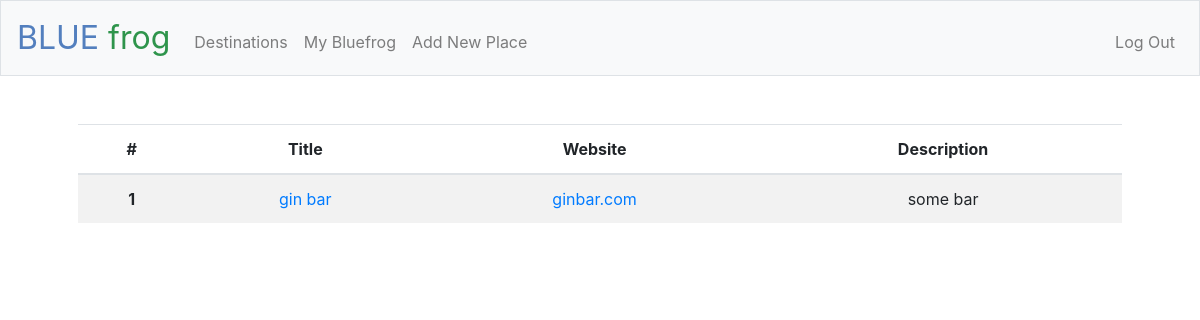
/destination/CPT (signed in), run on the app's committed database.
### tables this page shows
CREATE TABLE places (id INTEGER PRIMARY KEY AUTOINCREMENT NOT NULL, title TEXT NOT NULL, dest_id INTEGER NOT NULL, url TEXT, email TEXT, phone TEXT, description TEXT, public BOOLEAN, 'timestamp' TIMESTAMP DEFAULT CURRENT_TIMESTAMP NOT NULL, FOREIGN KEY(dest_id) REFERENCES destinations(id));

### app.py (the view)
@app.route("/destination/<iata>")
@login_required
def destination(iata):
    destination = db.execute("SELECT * FROM destinations WHERE iata = :iata", iata = iata)
    dest_id = destination[0]["id"]
    place_list = db.execute("SELECT id, title, url, description FROM places WHERE dest_id = :dest_id", dest_id = dest_id)
    print(place_list)
    return render_template("destination.html", place_list = place_list, iata = iata)

### app.py (called while the page is built)
@app.after_request
def after_request(response):
    response.headers["Cache-Control"] = "no-cache, no-store, must-revalidate"
    response.headers["Expires"] = 0
    response.headers["Pragma"] = "no-cache"
    return response

### helpers.py (called while the page is built)
def login_required(f):
    @wraps(f)
    def decorated_function(*args, **kwargs):
        if session.get("user_id") is None:
            return redirect("/login")
        return f(*args, **kwargs)
    return decorated_function

### templates/destination.html (shortened to what this page needs)
{% extends "layout.html" %}
{% block main %}
<table class="table table-striped">
  <thead>
    <tr>
      <th scope="col">#</th>
      <th scope="col">Title</th>
      <th scope="col">Website</th>
      <th scope="col">Description</th>
    </tr>
  </thead>
<tbody>
  {% for place in place_list %}
  <tr>
    <th scope="row">{{ loop.index }}</th>
    <td><a href={{ url_for('place', place_id=place["id"]) }}>{{ place["title"] }}</a></td>
    <td><a href={{ place["url"] }}>{{ place["url"] }}</a></td>
    <td>{{ place["description"] }}</td>
  </tr>
  {% endfor %}
</tbody>
</table>
{% endblock %}

### data on the page
places: title "gin bar", url "ginbar.com", description "some bar"
